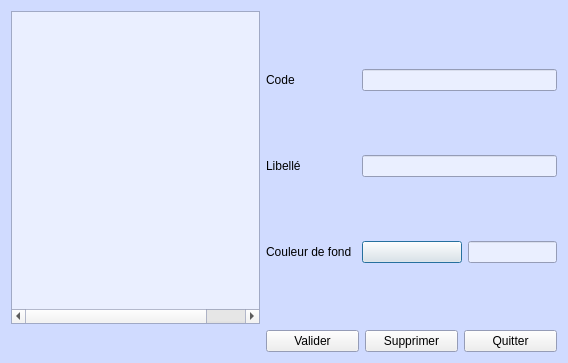
<?xml version="1.0" encoding="UTF-8"?>
<ui version="4.0">
 <class>DlgResp</class>
 <widget class="QDialog" name="DlgResp">
  <property name="geometry">
   <rect>
    <x>0</x>
    <y>0</y>
    <width>568</width>
    <height>363</height>
   </rect>
  </property>
  <property name="palette">
   <palette>
    <active>
     <colorrole role="Base">
      <brush brushstyle="SolidPattern">
       <color alpha="255">
        <red>234</red>
        <green>239</green>
        <blue>255</blue>
       </color>
      </brush>
     </colorrole>
     <colorrole role="Window">
      <brush brushstyle="SolidPattern">
       <color alpha="255">
        <red>208</red>
        <green>219</green>
        <blue>255</blue>
       </color>
      </brush>
     </colorrole>
    </active>
    <inactive>
     <colorrole role="Base">
      <brush brushstyle="SolidPattern">
       <color alpha="255">
        <red>234</red>
        <green>239</green>
        <blue>255</blue>
       </color>
      </brush>
     </colorrole>
     <colorrole role="Window">
      <brush brushstyle="SolidPattern">
       <color alpha="255">
        <red>208</red>
        <green>219</green>
        <blue>255</blue>
       </color>
      </brush>
     </colorrole>
    </inactive>
    <disabled>
     <colorrole role="Base">
      <brush brushstyle="SolidPattern">
       <color alpha="255">
        <red>208</red>
        <green>219</green>
        <blue>255</blue>
       </color>
      </brush>
     </colorrole>
     <colorrole role="Window">
      <brush brushstyle="SolidPattern">
       <color alpha="255">
        <red>208</red>
        <green>219</green>
        <blue>255</blue>
       </color>
      </brush>
     </colorrole>
    </disabled>
   </palette>
  </property>
  <property name="windowTitle">
   <string>Table des responsables</string>
  </property>
  <property name="windowIcon">
   <iconset resource="synoptux.qrc">
    <normaloff>:/images/Resp.png</normaloff>:/images/Resp.png</iconset>
  </property>
  <layout class="QGridLayout" name="gridLayout">
   <item row="0" column="0">
    <widget class="QTreeWidget" name="treeWidget_Resp">
     <property name="font">
      <font>
       <weight>75</weight>
       <bold>true</bold>
      </font>
     </property>
     <attribute name="headerVisible">
      <bool>false</bool>
     </attribute>
     <column>
      <property name="text">
       <string notr="true">Code</string>
      </property>
      <property name="textAlignment">
       <set>AlignHCenter|AlignVCenter|AlignCenter</set>
      </property>
     </column>
     <column>
      <property name="text">
       <string>Libelle</string>
      </property>
     </column>
     <column>
      <property name="text">
       <string/>
      </property>
      <property name="textAlignment">
       <set>AlignHCenter|AlignVCenter|AlignCenter</set>
      </property>
     </column>
    </widget>
   </item>
   <item row="0" column="1" colspan="3">
    <layout class="QVBoxLayout" name="verticalLayout" stretch="0,0,0">
     <item>
      <layout class="QHBoxLayout" name="horizontalLayout_code">
       <item>
        <widget class="QLabel" name="label_CodeBqe">
         <property name="minimumSize">
          <size>
           <width>90</width>
           <height>0</height>
          </size>
         </property>
         <property name="text">
          <string>Code </string>
         </property>
        </widget>
       </item>
       <item>
        <widget class="QLineEdit" name="lineEdit_CodeResp">
         <property name="focusPolicy">
          <enum>Qt::StrongFocus</enum>
         </property>
         <property name="maxLength">
          <number>20</number>
         </property>
        </widget>
       </item>
      </layout>
     </item>
     <item>
      <layout class="QHBoxLayout" name="horizontalLayout_2">
       <item>
        <widget class="QLabel" name="label_NomBqe">
         <property name="minimumSize">
          <size>
           <width>90</width>
           <height>0</height>
          </size>
         </property>
         <property name="text">
          <string>Libellé</string>
         </property>
        </widget>
       </item>
       <item>
        <widget class="QLineEdit" name="lineEdit_NomResp">
         <property name="maxLength">
          <number>30</number>
         </property>
        </widget>
       </item>
      </layout>
     </item>
     <item>
      <layout class="QHBoxLayout" name="horizontalLayout_4">
       <item>
        <widget class="QLabel" name="label_coul_b">
         <property name="minimumSize">
          <size>
           <width>90</width>
           <height>0</height>
          </size>
         </property>
         <property name="text">
          <string>Couleur de fond</string>
         </property>
        </widget>
       </item>
       <item>
        <widget class="QPushButton" name="pushButton_CouleurFond">
         <property name="minimumSize">
          <size>
           <width>100</width>
           <height>0</height>
          </size>
         </property>
         <property name="text">
          <string/>
         </property>
        </widget>
       </item>
       <item>
        <widget class="QLineEdit" name="lineEdit_CouleurFondCode"/>
       </item>
      </layout>
     </item>
    </layout>
   </item>
   <item row="1" column="0">
    <widget class="QLabel" name="label_ImageEuros">
     <property name="text">
      <string/>
     </property>
     <property name="pixmap">
      <pixmap>images/Euros.png</pixmap>
     </property>
    </widget>
   </item>
   <item row="1" column="1" rowspan="2">
    <widget class="QPushButton" name="pushButton_ValidResp">
     <property name="text">
      <string>Valider</string>
     </property>
    </widget>
   </item>
   <item row="1" column="2" rowspan="2">
    <widget class="QPushButton" name="pushButton_annuler">
     <property name="text">
      <string>Supprimer</string>
     </property>
    </widget>
   </item>
   <item row="1" column="3" rowspan="2">
    <widget class="QPushButton" name="pushButton_QuitterResp">
     <property name="text">
      <string>Quitter</string>
     </property>
    </widget>
   </item>
  </layout>
 </widget>
 <tabstops>
  <tabstop>lineEdit_CodeResp</tabstop>
  <tabstop>pushButton_ValidResp</tabstop>
  <tabstop>pushButton_annuler</tabstop>
  <tabstop>pushButton_QuitterResp</tabstop>
 </tabstops>
 <resources>
  <include location="synoptux.qrc"/>
 </resources>
 <connections/>
</ui>
